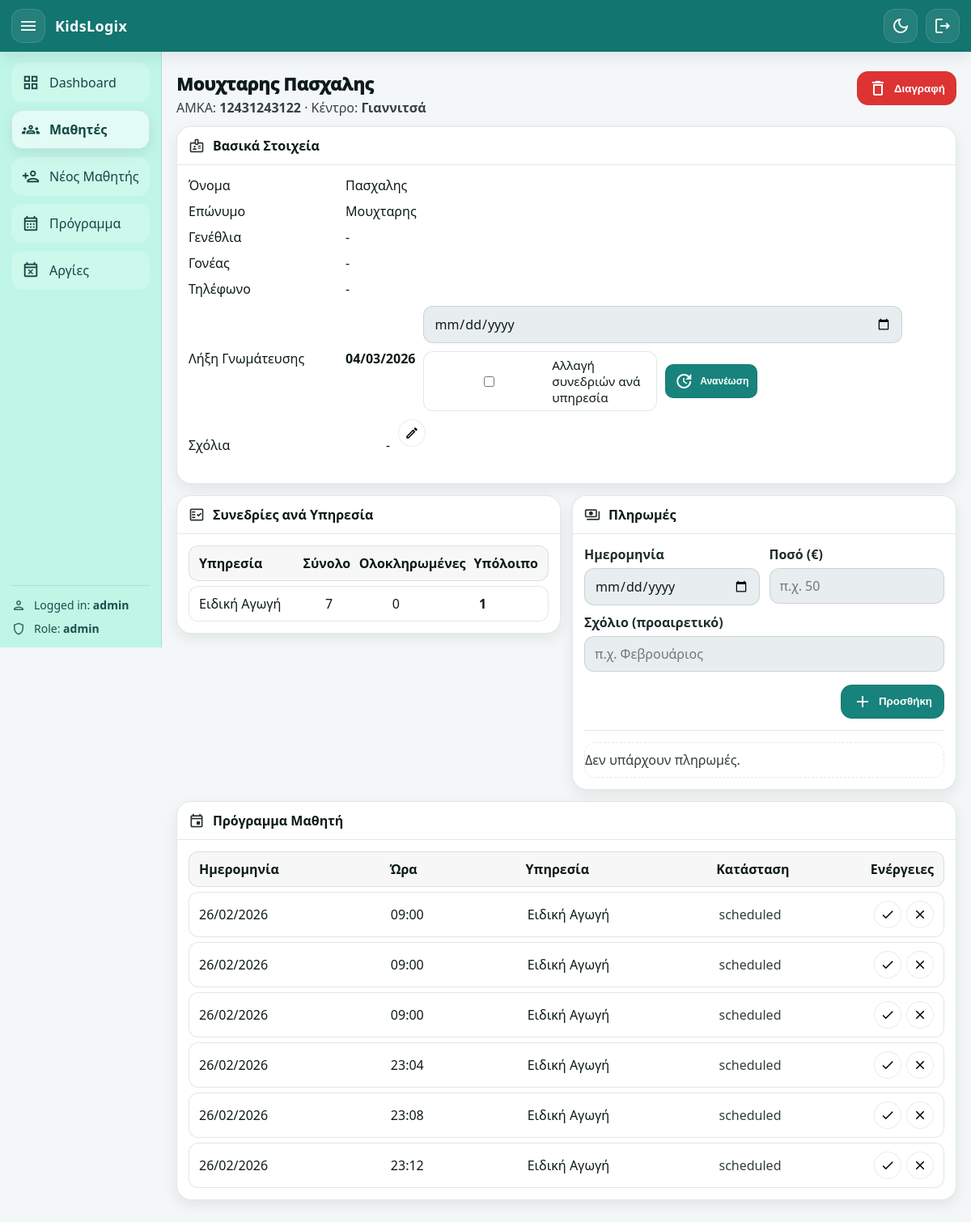
/students/12431243122 (signed in), run on the app's committed database.
### app/models.py (models this page shows, shortened)
class Student(Base):
    __tablename__ = "students"
    amka: Mapped[str] = mapped_column(String(20), primary_key=True)
    center: Mapped[str] = mapped_column(
        String(20),
        nullable=False,
        default="Giannitsa",  # Giannitsa / KryaVrisi
    )
    first_name: Mapped[str] = mapped_column(String(60), nullable=False)
    last_name: Mapped[str] = mapped_column(String(60), nullable=False)
    date_of_birth: Mapped[date | None] = mapped_column(Date, nullable=True)
    parent_name: Mapped[str | None] = mapped_column(String(120), nullable=True)
    parent_phone: Mapped[str | None] = mapped_column(String(30), nullable=True)
    assessment_expiry_date: Mapped[date | None] = mapped_column(Date, nullable=True)
    admin_comment: Mapped[str | None] = mapped_column(String(1000), nullable=True)
    created_at: Mapped[datetime] = mapped_column(
        DateTime, default=datetime.utcnow, nullable=False
    )
    services: Mapped[list["StudentService"]] = relationship(
        back_populates="student",
        cascade="all, delete-orphan",
    )
    appointments: Mapped[list["Appointment"]] = relationship(
        back_populates="student",
        cascade="all, delete-orphan",
    )
    payments: Mapped[list["Payment"]] = relationship(
        back_populates="student",
        cascade="all, delete-orphan",
    )

class Service(Base):
    __tablename__ = "services"
    id: Mapped[int] = mapped_column(Integer, primary_key=True, autoincrement=True)
    name: Mapped[str] = mapped_column(String(60), unique=True, nullable=False)
    student_links: Mapped[list["StudentService"]] = relationship(
        back_populates="service",
        cascade="all, delete-orphan",
    )
    appointments: Mapped[list["Appointment"]] = relationship(
        back_populates="service",
        cascade="all, delete-orphan",
    )

class Appointment(Base):
    __tablename__ = "appointments"
    id: Mapped[int] = mapped_column(Integer, primary_key=True, autoincrement=True)
    student_amka: Mapped[str] = mapped_column(
        ForeignKey("students.amka", ondelete="CASCADE"), nullable=False
    )
    service_id: Mapped[int] = mapped_column(
        ForeignKey("services.id", ondelete="CASCADE"), nullable=False
    )
    center: Mapped[str] = mapped_column(String(20), nullable=False)
    day: Mapped[date] = mapped_column(Date, nullable=False)
    start_time: Mapped[time] = mapped_column(Time, nullable=False)
    duration_min: Mapped[int | None] = mapped_column(Integer, nullable=True)
    status: Mapped[str] = mapped_column(
        String(20), nullable=False, default="scheduled"
    )
    created_at: Mapped[datetime] = mapped_column(
        DateTime, default=datetime.utcnow, nullable=False
    )
    student: Mapped["Student"] = relationship(back_populates="appointments")
    service: Mapped["Service"] = relationship(back_populates="appointments")

### app/routers/web.py (the view)
@router.get("/students/{amka}", response_class=HTMLResponse)
def student_page(
    amka: str,
    request: Request,
    db: Session = Depends(get_db),
    user: User = Depends(get_current_user),
):
    st = db.query(Student).filter(Student.amka == amka).first()
    if not st:
        return RedirectResponse("/students", status_code=303)
    links = (
        db.query(StudentService)
        .filter(StudentService.student_amka == amka)
        .all()
    )
    services_info = []
    for l in links:
        total = int(l.total_sessions or 0)
        used = (
            db.query(Appointment.id)
            .filter(Appointment.student_amka == amka)
            .filter(Appointment.service_id == l.service_id)
            .filter(Appointment.status.in_(["scheduled", "completed"]))
            .count()
        )
        completed = (
            db.query(Appointment.id)
            .filter(Appointment.student_amka == amka)
            .filter(Appointment.service_id == l.service_id)
            .filter(Appointment.status == "completed")
            .count()
        )
        remaining = max(total - int(used), 0)
        services_info.append(
            {
                "service": l.service,
                "total": total,
                "completed": int(completed),
                "remaining": int(remaining),
            }
        )
    appointments = (
        db.query(Appointment)
        .filter(Appointment.student_amka == amka)
        .order_by(
            case(
                (Appointment.status == "scheduled", 0),
                (Appointment.status == "completed", 1),
            ),
            Appointment.day.asc(),
            Appointment.start_time.asc(),
        )
        .all()
    )
    payments = (
        db.query(Payment)
        .filter(Payment.student_amka == amka)
        .order_by(Payment.payment_date.desc(), Payment.id.desc())
        .all()
    )
    return templates.TemplateResponse(
        "student_page.html",
        {
            "request": request,
            "user": user,
            "page": "students",
            "student": st,
            "services_info": services_info,
            "appointments": appointments,
            "payments": payments,
            "today": date.today(),
            "centers": CENTERS,
        },
    )

### app/templates/student_page.html (shortened to what this page needs)
{% extends "base.html" %}
{% block content %}
<div class="page-head">
  <div>
    <h1 class="page-title">{{ student.full_name }}</h1>
    <p class="page-subtitle">
      AMKA: <b>{{ student.amka }}</b> ·
      Κέντρο: <b>{{ centers.get(student.center, student.center) }}</b>
    </p>
  </div>
  <div class="page-actions">
    <form method="post" action="/students/{{ student.amka }}/delete"
          onsubmit="return confirm('Σίγουρα διαγραφή μαθητή; Θα διαγραφούν και οι συνεδρίες/πληρωμές του.');">
      <button class="btn btn-danger" type="submit" title="Διαγραφή μαθητή">
        <span class="material-icons-outlined">delete</span>
        Διαγραφή
      </button>
    </form>
  </div>
</div>
<div class="card">
  <div class="card-head">
    <div class="card-title">
      <span class="material-icons-outlined">badge</span>
      <h2>Βασικά Στοιχεία</h2>
    </div>
  </div>
  <div class="card-body">
    <div class="kv">
      <div>Όνομα</div><div>{{ student.first_name }}</div>
      <div>Επώνυμο</div><div>{{ student.last_name }}</div>
      <div>Γενέθλια</div><div>{{ fmt_date_gr(student.date_of_birth) }}</div>
      <div>Γονέας</div><div>{{ student.parent_name or '-' }}</div>
      <div>Τηλέφωνο</div><div>{{ student.parent_phone or '-' }}</div>
      <div>Λήξη Γνωμάτευσης</div>
      <div>
        <div class="renew-row">
          <b>{{ fmt_date_gr(student.assessment_expiry_date) }}</b>
          <form method="post" action="/students/{{ student.amka }}/assessment/renew" class="renew-form">
            <input type="date" name="assessment_expiry_date" required>
            <label class="checkbox">
              <input type="checkbox" id="change_sessions_chk" name="change_sessions" value="1" onchange="toggleRenewSessions()">
              Αλλαγή συνεδριών ανά υπηρεσία
            </label>
            <button class="btn btn-xs btn-primary" type="submit" onclick="return confirmRenew();">
              <span class="material-icons-outlined">update</span>
              Ανανέωση
            </button>
          </form>
        </div>
      </div>
      <div>Σχόλια</div>
      <div>
        <div class="renew-row" style="align-items:flex-start;">
          <div style="white-space:pre-wrap; line-height:1.35;">
            {{ student.admin_comment or '-' }}
          </div>
          <button
            class="icon-pill"
            type="button"
            onclick="openCommentModal()"
            title="Επεξεργασία σχολίου"
            aria-label="Επεξεργασία σχολίου"
          >
            <span class="material-icons-outlined">edit</span>
          </button>
        </div>
      </div>
    </div>
  </div>
</div>
<div class="grid-2-cards">
  <div class="card">
    <div class="card-head">
      <div class="card-title">
        <span class="material-icons-outlined">fact_check</span>
        <h2>Συνεδρίες ανά Υπηρεσία</h2>
      </div>
    </div>
    <div class="card-body">
      {% if services_info and services_info|length > 0 %}
        <div class="table">
          <div class="tr th">
            <div>Υπηρεσία</div>
            <div>Σύνολο</div>
            <div>Ολοκληρωμένες</div>
            <div>Υπόλοιπο</div>
          </div>
          {% for x in services_info %}
            <div class="tr" data-service-id="{{ x.service.id }}">
              <div>{{ x.service.name }}</div>
              <div class="svc-total">{{ x.total }}</div>
              <div class="svc-completed">{{ x.completed }}</div>
              <div><b class="svc-remaining">{{ x.remaining }}</b></div>
            </div>
          {% endfor %}
        </div>
      {% else %}
        <div class="empty-state">Δεν υπάρχουν υπηρεσίες για τον μαθητή.</div>
      {% endif %}
    </div>
  </div>
  <div class="card payments-card">
    <div class="card-head">
      <div class="card-title">
        <span class="material-icons-outlined">payments</span>
        <h2>Πληρωμές</h2>
      </div>
    </div>
    <div class="card-body">
      <form class="form-grid compact" method="post" action="/students/{{ student.amka }}/payments/new">
        <div class="grid-2">
          <label class="field">
            <span>Ημερομηνία</span>
            <input type="date" name="payment_date" required>
          </label>
          <label class="field">
            <span>Ποσό (€)</span>
            <input type="text" name="amount" placeholder="π.χ. 50" required>
          </label>
        </div>
        <label class="field">
          <span>Σχόλιο (προαιρετικό)</span>
          <input type="text" name="comment" placeholder="π.χ. Φεβρουάριος">
        </label>
        <div class="form-actions">
          <button class="btn btn-primary" type="submit">
            <span class="material-icons-outlined">add</span>
            Προσθήκη
          </button>
        </div>
      </form>
      <div class="divider"></div>
      {% if payments and payments|length > 0 %}
        <div class="payments-scroll">
          <div class="table">
            <div class="tr th payments-th">
              <div>Ημ/νία</div>
              <div>Ποσό</div>
              <div>Σχόλιο</div>
              <div>Ενέργειες</div>
            </div>
            {% for p in payments %}
              <div class="tr payments-row">
                <div>{{ fmt_date_gr(p.payment_date) }}</div>
                <div>{{ "%.2f"|format(p.amount_cents / 100) }}€</div>
                <div class="ellipsis">{{ p.comment or '-' }}</div>
                <div class="row-actions">
                  <button
                    class="icon-pill"
                    type="button"
                    onclick="openPaymentModal(this)"
                    data-payment-id="{{ p.id }}"
                    data-payment-date="{{ p.payment_date.isoformat() }}"
                    data-payment-amount="{{ "%.2f"|format(p.amount_cents/100) }}"
                    data-payment-comment="{{ p.comment or '' }}"
                    title="Επεξεργασία πληρωμής"
                    aria-label="Επεξεργασία πληρωμής"
                  >
                    <span class="material-icons-outlined">edit</span>
                  </button>
                </div>
              </div>
            {% endfor %}
          </div>
        </div>
      {% else %}
        <div class="empty-state">Δεν υπάρχουν πληρωμές.</div>
      {% endif %}
    </div>
  </div>
</div>
<div class="card">
  <div class="card-head">
    <div class="card-title">
      <span class="material-icons-outlined">event</span>
      <h2>Πρόγραμμα Μαθητή</h2>
    </div>
  </div>
  <div class="card-body">
    {% if appointments and appointments|length > 0 %}
      <div class="table">
        <div class="tr th student-appt-grid">
          <div>Ημερομηνία</div>
          <div>Ώρα</div>
          <div>Υπηρεσία</div>
          <div>Κατάσταση</div>
          <div style="text-align:right;">Ενέργειες</div>
        </div>
        {% for a in appointments %}
          <div class="tr student-appt-grid" id="appt-row-{{ a.id }}" data-service-id="{{ a.service_id }}">
            <div>{{ fmt_date_gr(a.day) if a.day else '-' }}</div>
            <div>{{ a.start_time.strftime('%H:%M') if a.start_time else '-' }}</div>
            <div>{{ a.service.name if a.service else '-' }}</div>
            <div class="status {{ a.status }} appt-status">{{ a.status }}</div>
            <div class="row-actions">
              {% if a.status == "scheduled" %}
                <button
                  class="icon-pill icon-success"
                  type="button"
                  title="Ολοκλήρωση"
                  aria-label="Ολοκλήρωση"
                  onclick="updateAppointmentStatus({{ a.id }}, 'completed')"
                >
                  <span class="material-icons-outlined">check</span>
                </button>
                <button
                  class="icon-pill icon-danger"
                  type="button"
                  title="Ακύρωση"
                  aria-label="Ακύρωση"
                  onclick="updateAppointmentStatus({{ a.id }}, 'canceled')"
                >
                  <span class="material-icons-outlined">close</span>
                </button>
              {% endif %}
            </div>
          </div>
        {% endfor %}
      </div>
    {% else %}
      <div class="empty-state">Δεν υπάρχουν προγραμματισμένες συνεδρίες.</div>
    {% endif %}
  </div>
</div>
{% endblock %}

### data on the page
Student: full_name "Μουχταρης Πασχαλης", amka "12431243122", get "Γιαννιτσά", first_name "Πασχαλης", last_name "Μουχταρης", date_of_birth "-", parent_name "-", parent_phone "-", assessment_expiry_date "04/03/2026", admin_comment "-"
Service: service.name "Ειδική Αγωγή"
Appointment: day "26/02/2026", start_time "09:00", service "Ειδική Αγωγή", status "scheduled"
Appointment: day "26/02/2026", start_time "09:00", service "Ειδική Αγωγή", status "scheduled"
Appointment: day "26/02/2026", start_time "09:00", service "Ειδική Αγωγή", status "scheduled"
Appointment: day "26/02/2026", start_time "23:04", service "Ειδική Αγωγή", status "scheduled"
Appointment: day "26/02/2026", start_time "23:08", service "Ειδική Αγωγή", status "scheduled"
Appointment: day "26/02/2026", start_time "23:12", service "Ειδική Αγωγή", status "scheduled"

### other printed values
{{ user.username if user else '-' }} "admin"
{{ user.role if user else '-' }} "admin"
{{ x.total }} "7"
{{ x.completed }} "0"
{{ x.remaining }} "1"
